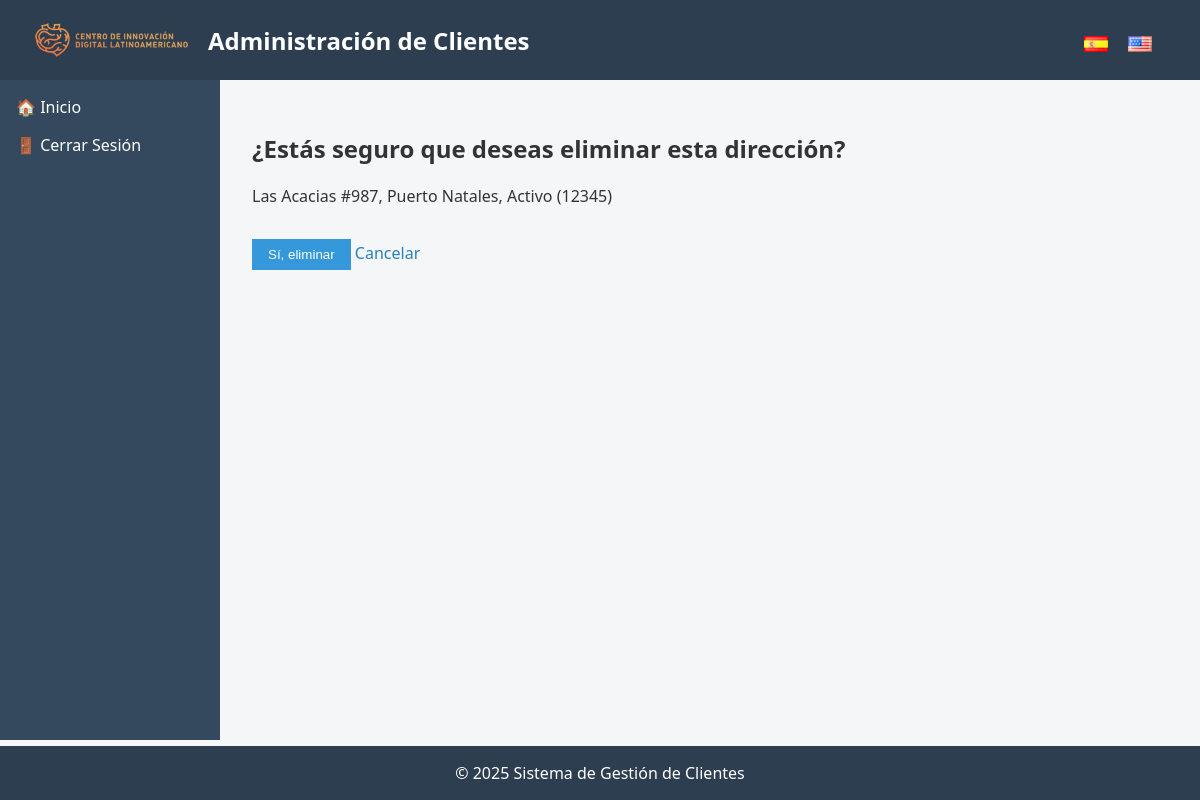
/es/direccion/2/eliminar/2/, run on the app's committed database.
### clientes/models.py (models this page shows, shortened)
class Direccion(models.Model):
    cliente = models.ForeignKey('Cliente', on_delete=models.CASCADE, related_name='direcciones')
    calle = models.CharField(max_length=100)
    ciudad = models.CharField(max_length=50)
    region = models.CharField(max_length=50)
    codigo_postal = models.CharField(max_length=10)

### clientes/views.py (the view)
# urls.py: path('direccion/<int:cliente_id>/eliminar/<int:direccion_id>/', views.eliminar_direccion, name='eliminar_direccion'),
def eliminar_direccion(request, cliente_id, direccion_id):
    direccion = get_object_or_404(Direccion, id=direccion_id, cliente_id=cliente_id)
    if request.method == 'POST':
        direccion.delete()
        return redirect('editar_cliente', pk=cliente_id)
    return render(request, 'clientes/confirmar_eliminar_direccion.html', {
        'direccion': direccion,
        'cliente_id': cliente_id
    })

### clientes/templates/clientes/confirmar_eliminar_direccion.html (shortened to what this page needs)
{% extends 'layout.html' %}
{% load i18n %}
{% block content %}
<h2>{% trans "¿Estás seguro que deseas eliminar esta dirección?" %}</h2>
<form method="post">
  <p>{{ direccion.calle }}, {{ direccion.ciudad }}, {{ direccion.region }} ({{ direccion.codigo_postal }})</p>
  <button type="submit">{% trans "Sí, eliminar" %}</button>
  <a href="{% url 'editar_cliente' cliente_id %}">{% trans "Cancelar" %}</a>
</form>
{% endblock %}

### clientes/templates/layout.html (style rules this page uses)
* { box-sizing: border-box; }
body { font-family: 'Segoe UI', Tahoma, Geneva, Verdana, sans-serif; background-color: #f4f6f8; color: #333; margin: 0; padding: 0; display: flex; flex-direction: column; min-height: 100vh; }
a { color: #2980b9; text-decoration: none; }
button { background-color: #3498db; color: white; border: none; padding: 0.5rem 1rem; margin-top: 1rem; cursor: pointer; }

### data on the page
Direccion: calle "Las Acacias #987", ciudad "Puerto Natales", region "Activo", codigo_postal "12345"
